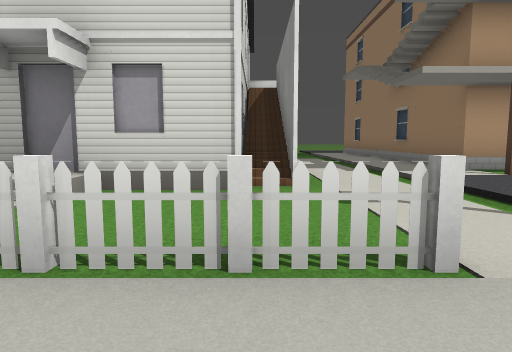
View 1 (above)

21 first-person views from a walk through a Godot game level. The camera is 1.2 m above the floor, tilts 6° down and sees 75° across. The floor is counted in squares, 2 m on a side. Each view is taken from the middle of a square. On the plan, view 1 faces up. The plan holds only what a view shows up to about 10 squares ahead; the rest is blank. The place goes on beyond the plan. Some surface patterns are stand-ins.

View 2
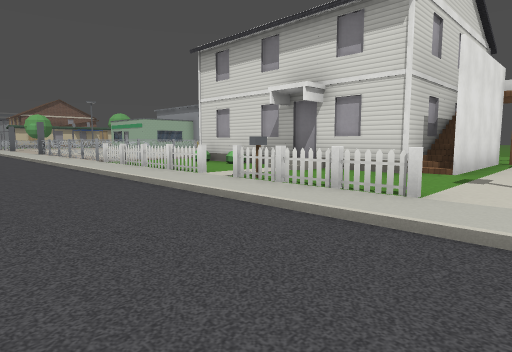

View 3
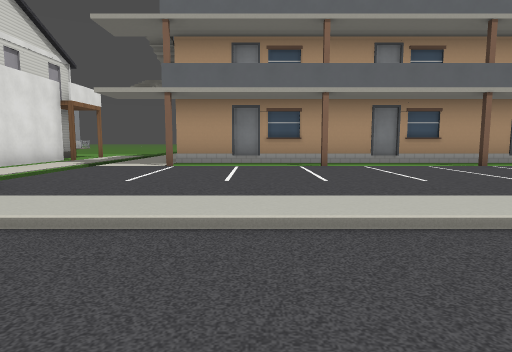

View 4
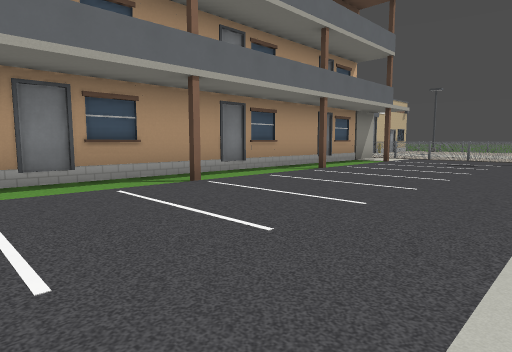

View 5
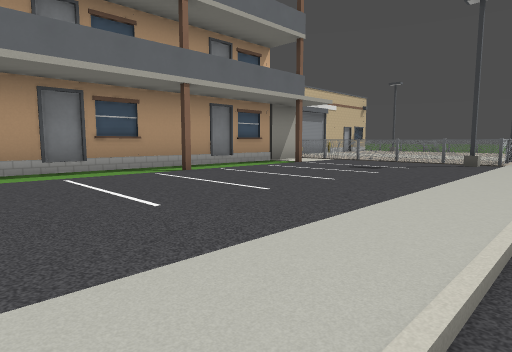

View 6
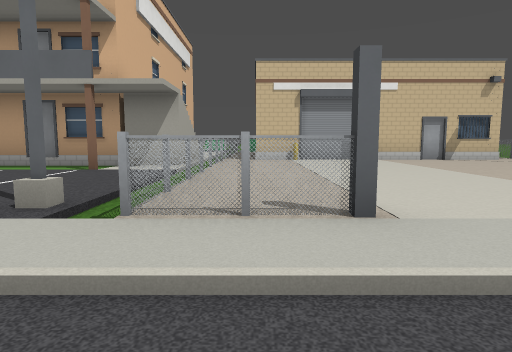

View 7
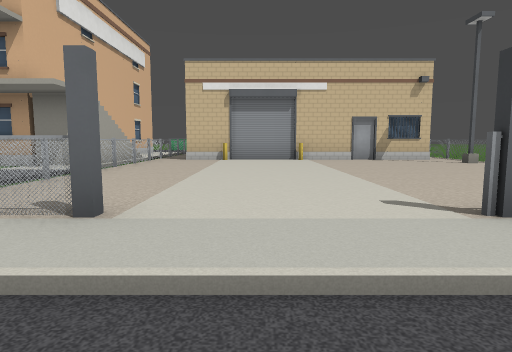

View 8
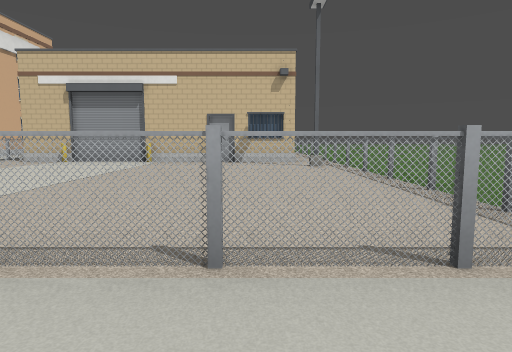

View 9
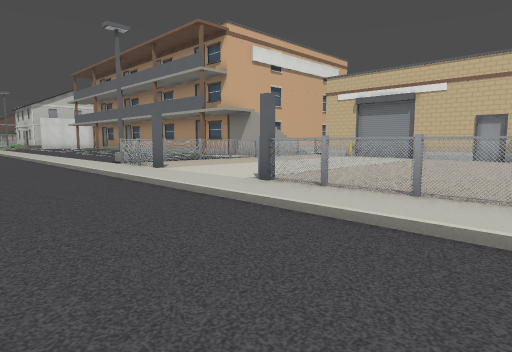

View 10
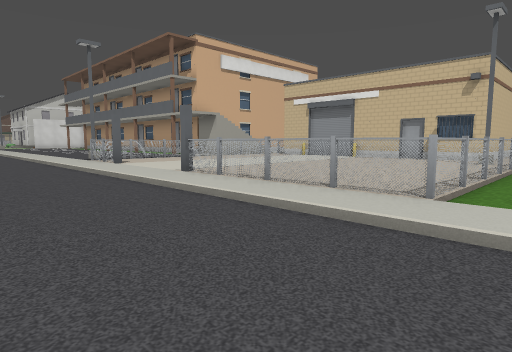

View 11
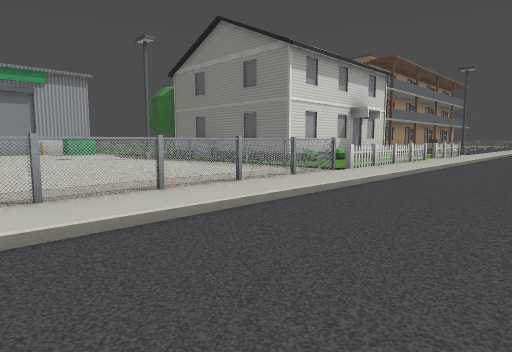

View 12
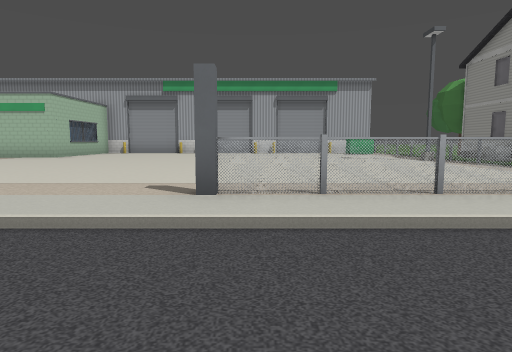

View 13
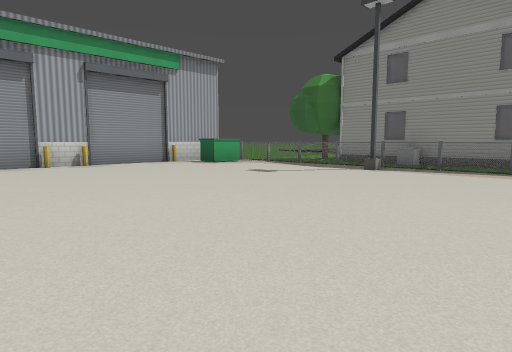

View 14
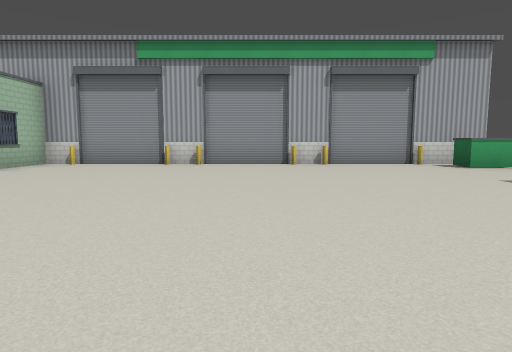

View 15
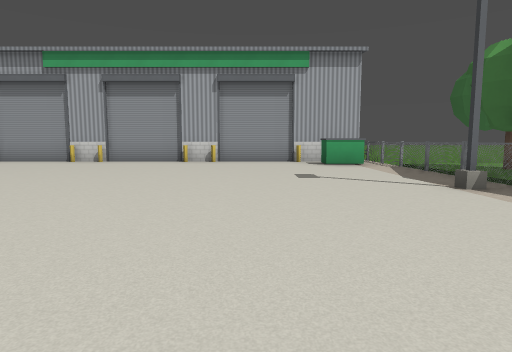

View 16
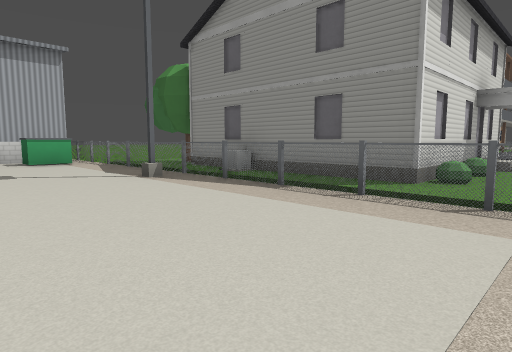

View 17
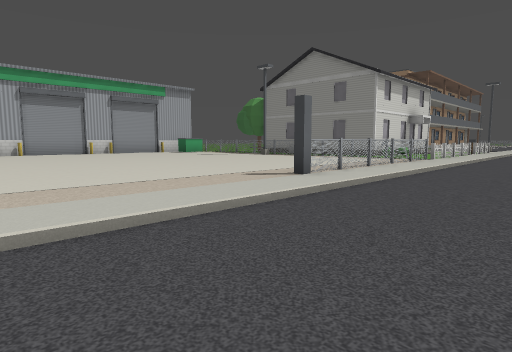

View 18
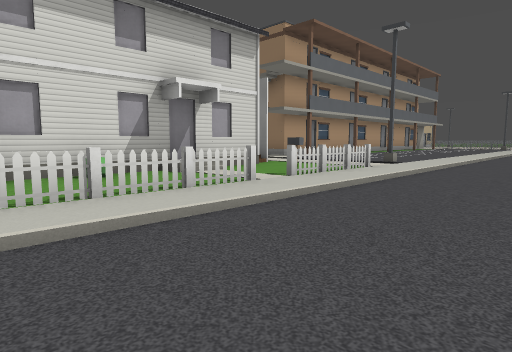

View 19
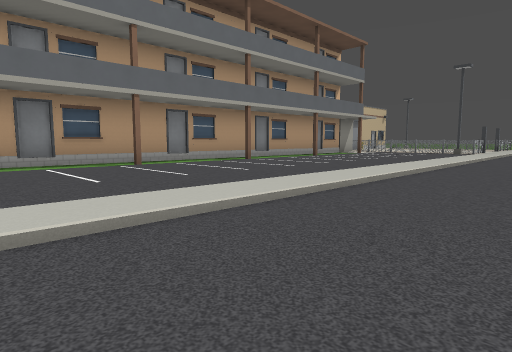

View 20
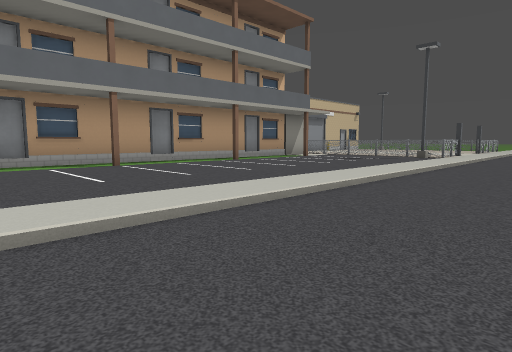

View 21
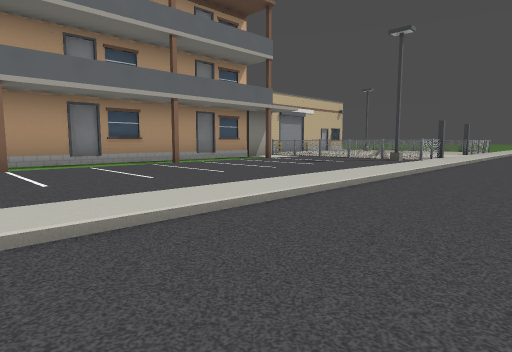

### Floor plan
Key: @ floor where view 1 was taken; # wall or solid block; x gap in a wall; . main floor; - floor 0.25 m lower than the main floor; / step, stairs or slope; D closed door; = window, fence, low wall or low ledge; ^ raised ledge; v drop or lower ground; H house; T thing the floor can be seen under or through; O other object.
Columns run from 18 left of view 1 to 30 right of it. Each row starts with its distance up from view 1.
 13 ##OO#OO#O^#
 12 .........^#/--
 11 ..........=/--
 10 ..........#/-       /.#               #       #
  9 ..........=/H     H./.#              /##ODO#####-
  8 ..........=/H      //.#              /#-...----#-
  7 ..........O/H     H./.##D##D###D##D##/v-...---O#-
  6 ..........=/H     H./.--D--D---D--D-..#-...----T-
  5 ..........=/H     H./.#..#...#..#...#.#-...----T-
  4 ..........#/HHHHHHH./.................#-...----T-
  3  .........=/--///--./.................#-...----T
  2 -----TT--T=/--##O--./O...............O#-...-TT-T
  1 ......TTT.#x===..#=...................##...T.TT..
  0 ------------------@------------------------------
 -1 -------------------------------------------------
 -2 ----------  --------- -----------         -------

Positions as (right, up) in squares from view 1, and headings:
1: (0, 0), facing up
2: (2, -2), facing up-left
3: (6, -2), facing up
4: (8, 1), facing up-right
5: (11, 0), facing up-right
6: (21, -1), facing up
7: (23, -1), facing up
8: (27, 0), facing up
9: (28, -2), facing up-left
10: (30, -2), facing up-left
11: (-13, -2), facing up-right
12: (-13, -2), facing up
13: (-15, 4), facing up-right
14: (-14, 4), facing up
15: (-11, 3), facing up
16: (-11, 2), facing up-right
17: (-18, -2), facing up-right
18: (-6, -2), facing up-right
19: (4, -2), facing up-right
20: (8, -2), facing up-right
21: (10, -2), facing up-right
